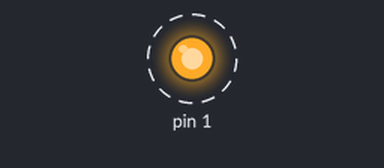
A sketch run on a simulated Arduino Uno, built with avr-gcc and run on an emulated ATmega328P. Parts: output pins drawn as LEDs (lit = HIGH). Dashed ring = blinking.

Above: at 0.15 s.
Timing chart, 0 to 3.0 s (numbered marks = the images above):
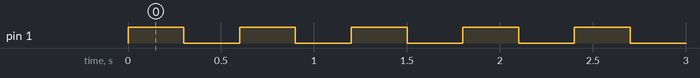

The sketch:

piscaled.ino
```cpp
void setup(){
    pinMode(1,OUTPUT);
}

void loop(){
    digitalWrite(1,1);
    delay(300);

    digitalWrite(1,0);
    delay(300);
}
```

Measured:
- by itself, pin 1: alternates HIGH for 0.30 s and LOW for 0.30 s
